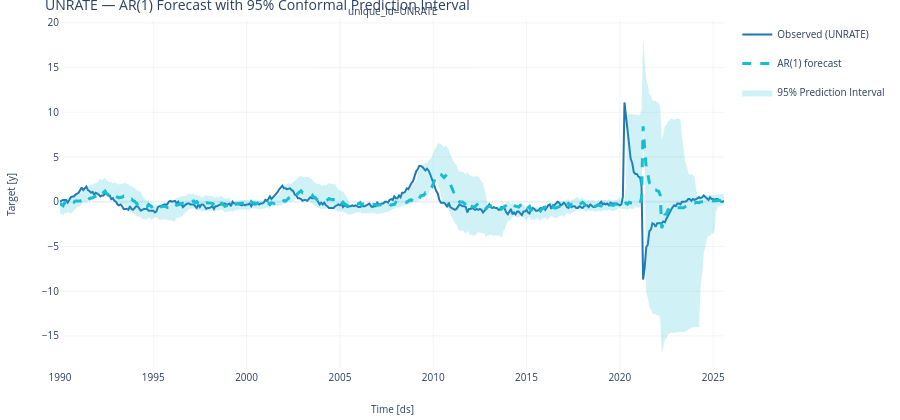

Notebook code for this chart:
### Code cell
from utilsforecast.plotting import plot_series
import pandas as pd

# =========================
# Préparer les données (zoom recommandé)
# =========================
df_plot = df_pred_long_1990.copy()
df_plot["date"] = pd.to_datetime(df_plot["date"])

# Zoom : 2010 → aujourd’hui (idéal pour voir l’IC)
df_plot = df_plot[df_plot["date"] >= "1990-01-01"].copy()

df_obs = (
    df_plot.rename(columns={"date": "ds", "true": "y"})
           .assign(unique_id="UNRATE")[["unique_id", "ds", "y"]]
)

# Garder uniquement les dates avec IC
df_fcst = (
    df_plot[df_plot["lo"].notna() & df_plot["hi"].notna()]
    .rename(columns={
        "date": "ds",
        "pred": "AR",
        "lo": "AR-lo-95",
        "hi": "AR-hi-95",
    })
    .assign(unique_id="UNRATE")
    [["unique_id", "ds", "AR", "AR-lo-95", "AR-hi-95"]]
)

# =========================
# Plot
# =========================
fig = plot_series(
    df=df_obs,
    forecasts_df=df_fcst,
    level=[95],
    engine="plotly",
).update_layout(
    height=420,
    title="UNRATE — AR(1) Forecast with 95% Conformal Prediction Interval",
)

# =========================
# Stylisation fine
# =========================
for trace in fig.data:
    # Observé
    if trace.name == "y":
        trace.name = "Observed (UNRATE)"
        trace.update(line=dict(width=2))

    # Prévision AR
    elif trace.name == "AR":
        trace.name = "AR(1) forecast"
        trace.update(
            line=dict(width=3, dash="dash")
        )

    # Intervalle
    elif "level_95" in trace.name.lower():
        trace.name = "95% Prediction Interval"
        trace.update(
            opacity=0.20,
            line=dict(width=0)
        )

# Optionnel : grille plus discrète
fig.update_xaxes(showgrid=True, gridcolor="rgba(200,200,200,0.2)")
fig.update_yaxes(showgrid=True, gridcolor="rgba(200,200,200,0.2)")

fig.show()

### Figure 1 — Plotly figure (JSON) as saved in the notebook; plotly's stock layout.template omitted (floating-point values rounded to 4 significant figures; data arrays with more than 128 entries replaced by an {"elided": "..."} marker saying what was removed)
{"data": [{"legendgroup": "y", "line": {"color": "#1f77b4", "width": 2}, "mode": "lines", "name": "Observed (UNRATE)", "showlegend": true, "type": "scatter", "x": {"elided": "856 str values"}, "xaxis": "x", "y": {"elided": "856 float values"}, "yaxis": "y"}, {"legendgroup": "AR", "line": {"color": "#17becf", "dash": "dash", "width": 3}, "mode": "lines", "name": "AR(1) forecast", "showlegend": true, "type": "scatter", "x": {"elided": "856 str values"}, "xaxis": "x", "y": {"elided": "856 float values"}, "yaxis": "y"}, {"fill": "toself", "fillcolor": "#17becf", "legendgroup": "AR_level_95", "line": {"color": "#17becf", "width": 0}, "mode": "lines", "name": "95% Prediction Interval", "opacity": 0.2, "showlegend": true, "type": "scatter", "x": {"elided": "1712 str values"}, "xaxis": "x", "y": {"elided": "1712 float values"}, "yaxis": "y"}], "layout": {"annotations": [{"font": {"size": 10}, "showarrow": false, "text": "unique_id=UNRATE", "x": 0.5, "xanchor": "center", "xref": "paper", "y": 1, "yanchor": "bottom", "yref": "paper"}, {"font": {"size": 10}, "showarrow": false, "text": "Time [ds]", "x": 0.5, "xanchor": "center", "xref": "paper", "y": 0, "yanchor": "top", "yref": "paper", "yshift": -30}, {"font": {"size": 10}, "showarrow": false, "text": "Target [y]", "textangle": -90, "x": 0, "xanchor": "right", "xref": "paper", "xshift": -40, "y": 0.5, "yanchor": "middle", "yref": "paper"}], "autosize": true, "font": {"size": 10}, "height": 420, "margin": {"b": 50, "l": 60, "r": 10, "t": 20}, "title": {"text": "UNRATE — AR(1) Forecast with 95% Conformal Prediction Interval"}, "xaxis": {"anchor": "y", "domain": [0, 1], "gridcolor": "rgba(200,200,200,0.2)", "showgrid": true, "showticklabels": true, "visible": true}, "yaxis": {"anchor": "x", "domain": [0, 1], "gridcolor": "rgba(200,200,200,0.2)", "showgrid": true}}}
